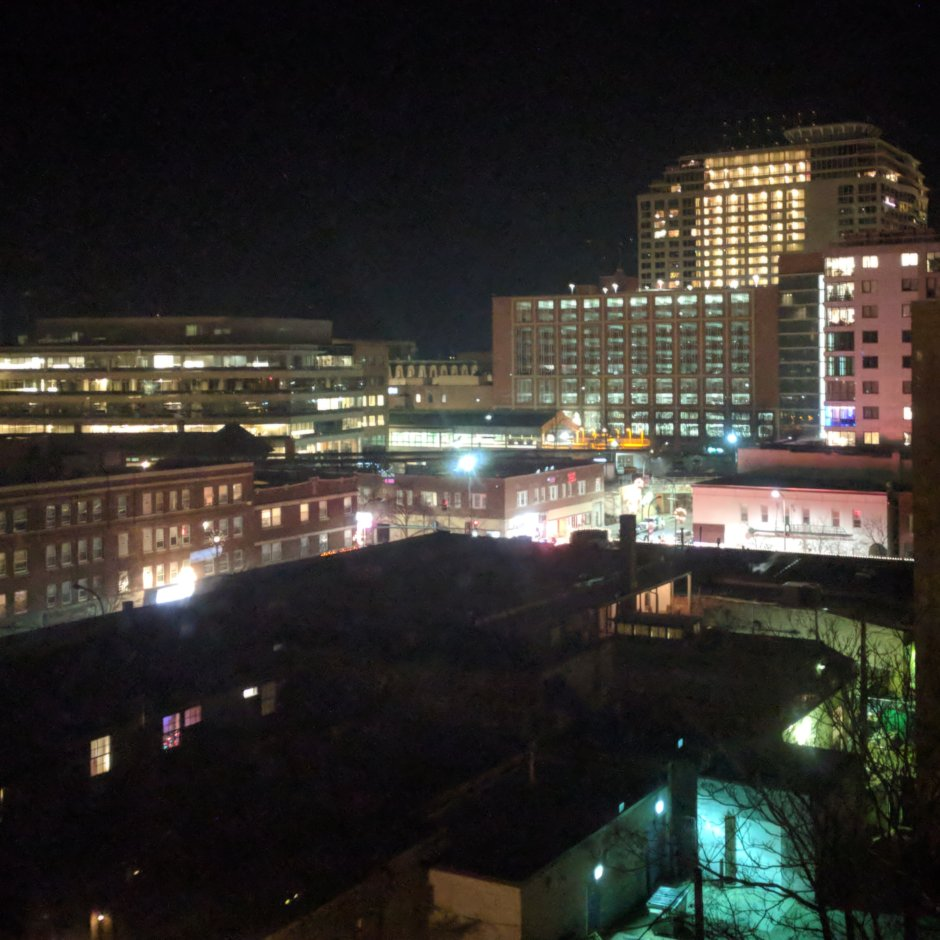
#> input picture input.jpg, 940 x 940 px
$ python main.py   (older library calls are emulated)
#> lines starting #> are read from the running program, lines starting #| are printed output that depends on the picture
import numpy as np
from numpy.fft import fft2, ifft2, fftshift
from scipy.misc import imread, imsave


img = imread('input.jpg').astype('float')
filter = imread('filter.jpg').astype('float')
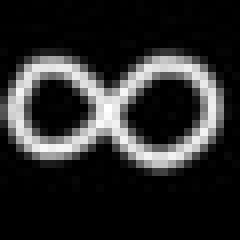
#> input picture filter.jpg, 30 x 30 px (shown 8 times larger)
#> filter: shape (30, 30, 3) float64; min 0, max 255, mean 42.5

if filter.ndim == 3:
    filter = filter[:, :, 0]
#> filter: shape (30, 30) float64
filter /= filter.max()

filter_eq_size = np.zeros(img.shape[:2])
filter_eq_size[:filter.shape[0], :filter.shape[1]] = filter
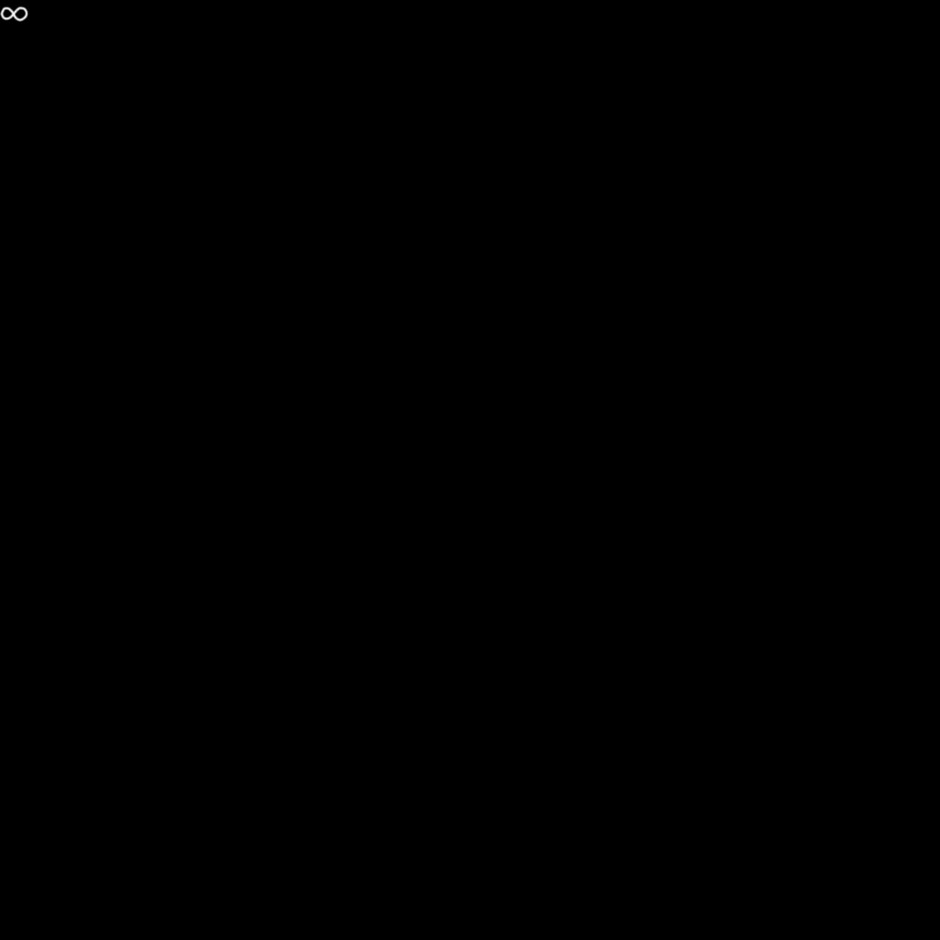
#> filter_eq_size: shape (940, 940) float64; min 0, max 1, mean 0.00017
filter_fft = fft2(filter_eq_size)

res = filter_eq_size = np.zeros_like(img)
for i in range(res.shape[2]):
    res[:, :, i] = np.abs(ifft2(fft2(img[:, :, i]) * filter_fft))
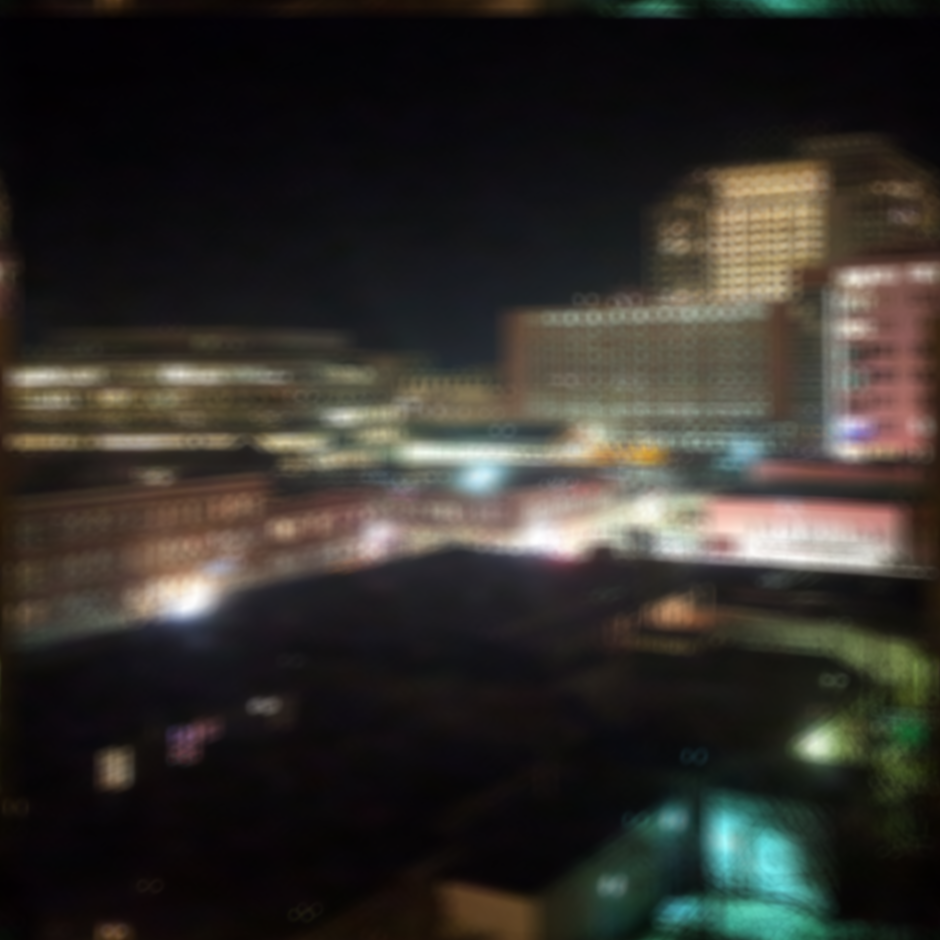
#> res: shape (940, 940, 3) float64; mean R, G, B 7850.7, 7410.6, 6708.3; drawn with min black and max white

imsave('output.jpg', res, format='jpeg')
